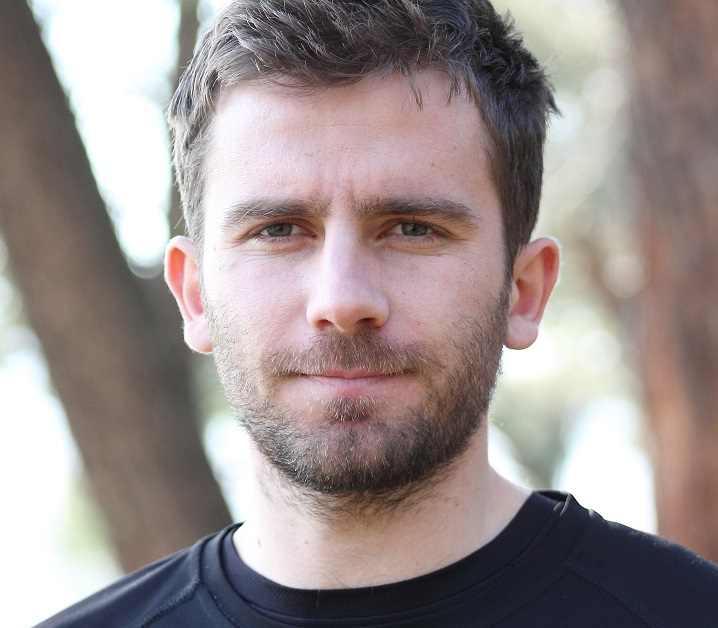
#> input picture Python_mega_course/15_170_Moving object detection/photo.jpg, 718 x 628 px
$ jupyter execute rectangle_around_face.ipynb   (shell and % lines are left out)
#> lines starting #> are read from the running program, lines starting #| are printed output that depends on the picture
[cell 1]
from matplotlib import pyplot as plt
from matplotlib.patches import Rectangle
import cv2
import os
os.chdir(r'C:\supreme-engine\Python_mega_course\15_170_Moving object detection')
os.getcwd()

[cell 2]
img = cv2.imread("photo.jpg")
#> img is the input picture: shape (628, 718, 3); mean B, G, R 142, 143.2, 154.6
gray_img = cv2.cvtColor(img, cv2.COLOR_BGR2GRAY)
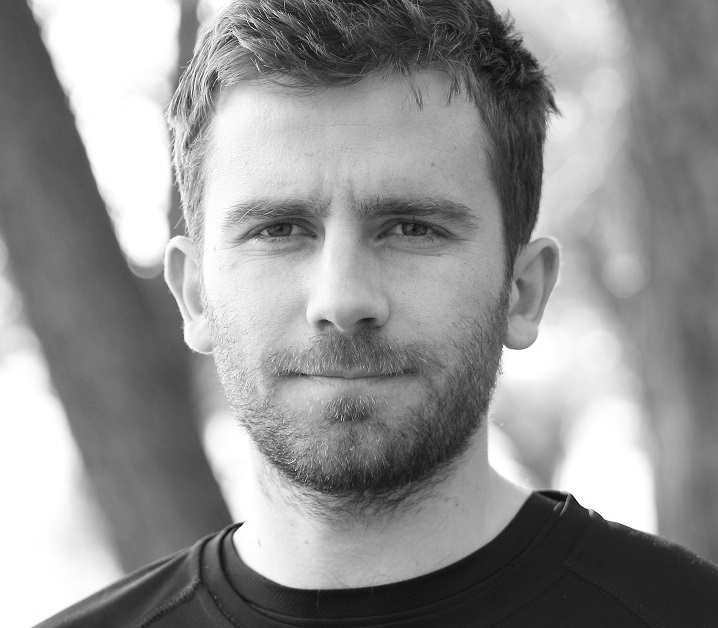
#> gray_img: shape (628, 718); min 2, max 255, mean 146.4

# plt.figure()

# cv2.waitKey(0)
# cv2.destroyAllWindows()

someX, someY = 0.5, 0.5
plt.figure()
cv2.imshow("Gray", gray_img)
currentAxis = plt.gca()
currentAxis.add_patch(Rectangle((someX - .1, someY - .1), 0.2, 0.2,alpha=1))
plt.show()
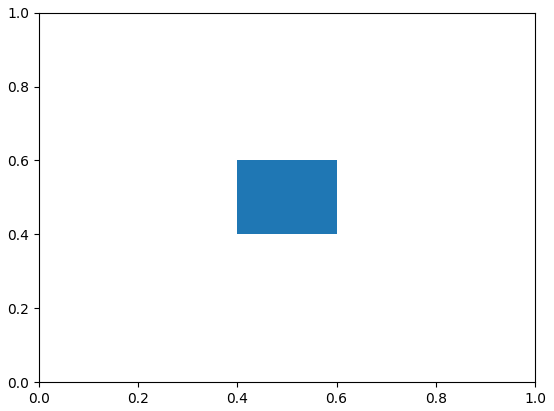
#> figure drawn by matplotlib, 1 panel

$ run again, with Python_mega_course/15_170_Moving object detection/Faisal.jpg copied over Python_mega_course/15_170_Moving object detection/photo.jpg
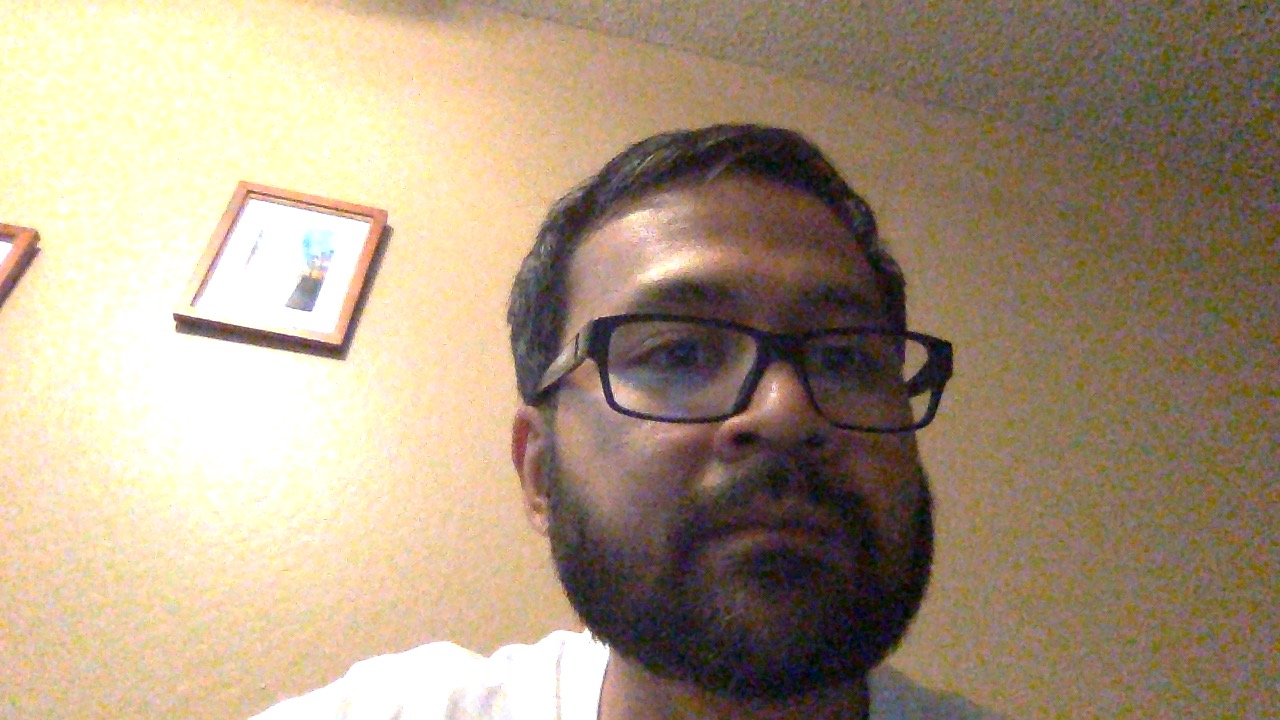
#> input picture Python_mega_course/15_170_Moving object detection/Faisal.jpg, 1280 x 720 px
#> img is the input picture: shape (720, 1280, 3); mean B, G, R 128, 151.9, 170
#> `gray_img = cv2.cvtColor(img, cv2.COLOR_BGR2GRAY)`:
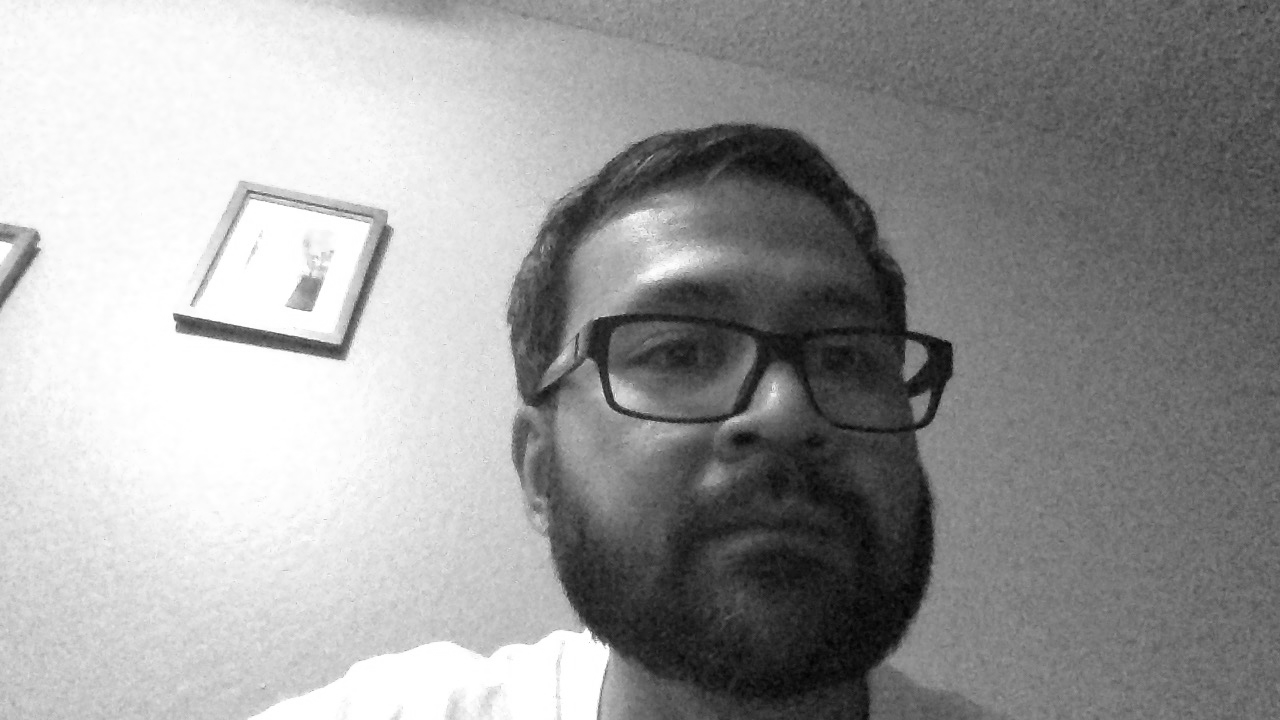
#> gray_img: shape (720, 1280); min 1, max 255, mean 154.6

$ run again, with Python_mega_course/15_170_Moving object detection/galaxy.jpg copied over Python_mega_course/15_170_Moving object detection/photo.jpg
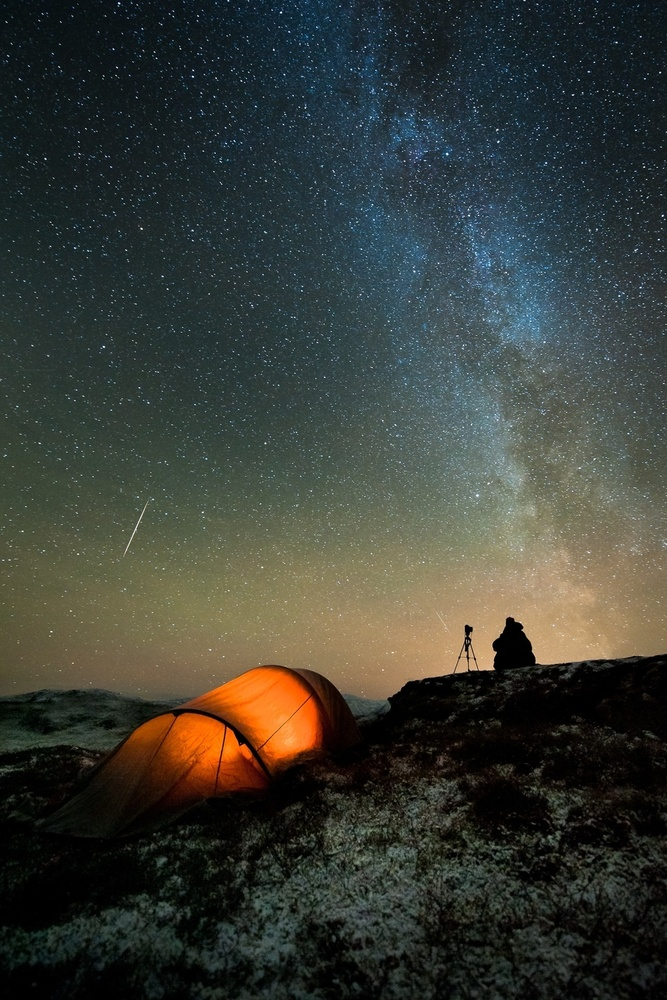
#> input picture Python_mega_course/15_170_Moving object detection/galaxy.jpg, 667 x 1000 px, shrunk from 990 x 1485 before the run
#> img is the input picture: shape (1000, 667, 3); mean B, G, R 53.4, 60.3, 56.8
#> `gray_img = cv2.cvtColor(img, cv2.COLOR_BGR2GRAY)`:
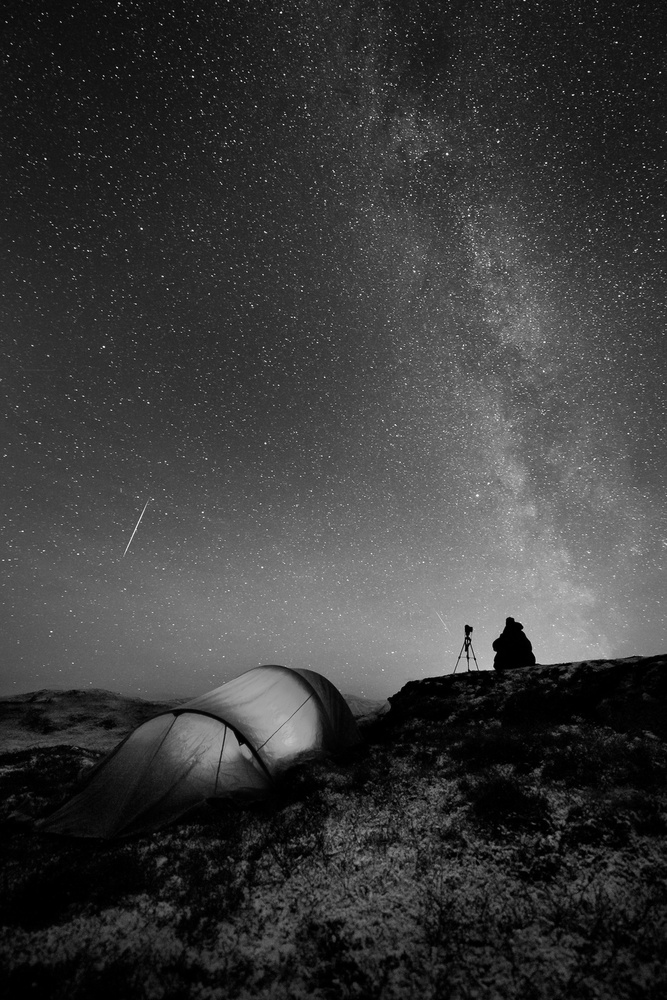
#> gray_img: shape (1000, 667); min 0, max 253, mean 58.5
